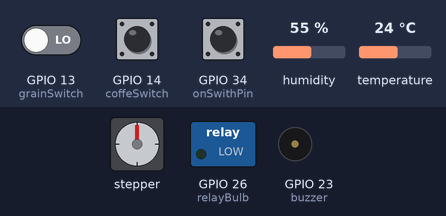
A sketch run on a simulated ESP32. On the bench: stepper motor, switched loads named in the sketch (green lamp = pin HIGH), buzzer (waves = sounding, pin HIGH). Wiring (inferred from the names in the program): stepper motor driver (10000 steps per turn assumed): step GPIO 2; direction GPIO 4. The test bench sets the inputs (shaded band); at power-on: GPIO 34 (onSwithPin) LOW, GPIO 13 (grainSwitch) LOW, GPIO 14 (coffeSwitch) LOW, humidity 55 %, temperature 24 °C. Pins used as bus, display or sensor lines are not drawn; what the sketch prints to the serial monitor is not drawn.

Above: at 1.6 s.
1.7 s: GPIO 34 (onSwithPin) pulled HIGH for 3.2 s
At 2.37 s:
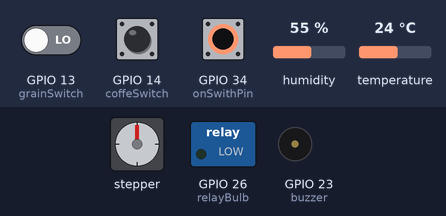
6.7 s: GPIO 13 (grainSwitch) driven HIGH and GPIO 34 (onSwithPin) driven HIGH
At 15.6 s:
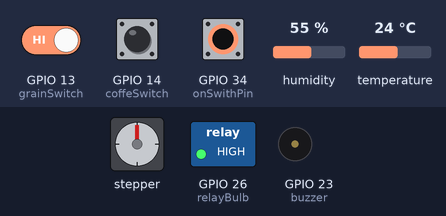
15.7 s: GPIO 14 (coffeSwitch) pulled HIGH for 1 s
At 17.3 s:
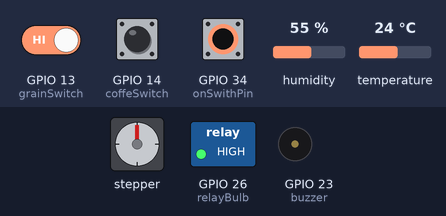
Timing chart, 0 to 23.7 s (numbered marks = the images above; inputs shaded):
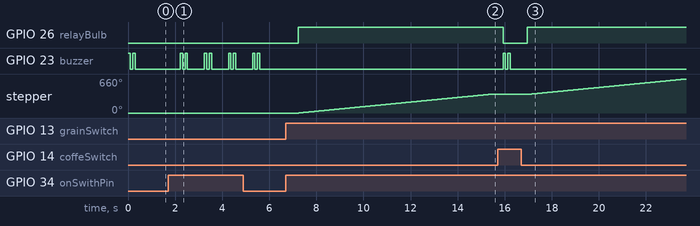

The sketch:

stepper_Motor.ino
```cpp
#include <DHT11.h>
#define  dirPin         4
#define  stepPin        2
#define grainSwitch    13
#define coffeSwitch    14
#define onSwithPin     34
#define relayBulb      26
#define buzzer         23
const int stepsPerRevolution = 10000;
DHT11 dht11(18);

void setup()
{
  Serial.begin(115200);

  // Declare pins as Outputs
  pinMode(stepPin, OUTPUT);
  pinMode(dirPin, OUTPUT);
  pinMode(relayBulb, OUTPUT);
  pinMode(buzzer, OUTPUT);
  pinMode(grainSwitch, INPUT);
  pinMode(coffeSwitch, INPUT);
  pinMode (onSwithPin, INPUT);

  buzzer_beep();
}
void loop()
{
  // Set motor direction clockwise
  digitalWrite(dirPin, HIGH);
  switchControl();

}
```

switch.ino
```cpp
float temperature;  // Global or pass from sensor read function

void switchControl() {
  Serial.println("Entering switchControl...");

  while (digitalRead(onSwithPin) == 1) {
    getTempHum();  // Update temperature and humidity
    int grainSieve = digitalRead(grainSwitch);
    int coffeeSieve = digitalRead(coffeSwitch);

//    Serial.print("Temp: ");
//    Serial.println(temperature);
//    Serial.print("Grain: ");
//    Serial.println(grainSieve);
//    Serial.print("Coffee: ");
//    Serial.println(coffeeSieve);

    // Bulb control: turn off if temp too high
    if (temperature > 50.0) {
      digitalWrite(relayBulb, LOW);  // Safety: turn off the bulb
    } else {
      digitalWrite(relayBulb, HIGH); // Turn on if needed (see below)
    }

    if (grainSieve == 1 && coffeeSieve == 0) {
      if (temperature <= 50.0) {
        digitalWrite(relayBulb, HIGH); // Bulb ON only if temp is safe
      }
      for (int x = 0; x < stepsPerRevolution; x++) {
        digitalWrite(stepPin, HIGH);
        delayMicroseconds(400);
        digitalWrite(stepPin, LOW);
        delayMicroseconds(400);
      }
    } else if (coffeeSieve == 1 && grainSieve == 0) {
      if (temperature <= 50.0) {
        digitalWrite(relayBulb, HIGH); // Bulb ON only if temp is safe
      }
      for (int x = 0; x < stepsPerRevolution; x++) {
        digitalWrite(stepPin, HIGH);
        delayMicroseconds(800);
        digitalWrite(stepPin, LOW);
        delayMicroseconds(800);
      }
    } else {
      // No valid selection
      digitalWrite(stepPin, LOW);
      digitalWrite(relayBulb, LOW);
      buzzer_beep();
    }

    delay(100); // Debounce
  }

  // Turn off outputs when switch is off
  digitalWrite(stepPin, LOW);
  digitalWrite(relayBulb, LOW);
  Serial.println("Exiting switchControl...");
}
```

tempHum.ino
```cpp
float getTempHum() {
  int temperature = 0;
  int humidity = 0;
  int result = dht11.readTemperatureHumidity(temperature, humidity);
  if (result == 0) {
    //    Serial.print("Temperature: ");
    //    Serial.print(temperature);
    //    Serial.print(" °C\tHumidity: ");
    //    Serial.print(humidity);
    //    Serial.println(" %");
  } else {
    // Print error message based on the error code.
    Serial.println(DHT11::getErrorString(result));
  }
  return temperature;
}

void buzzer_beep() {
  digitalWrite(buzzer, HIGH);
  delay(100);
  digitalWrite(buzzer, LOW);
  delay(100);
  digitalWrite(buzzer, HIGH);
  delay(100);
  digitalWrite(buzzer, LOW);
  delay(100);
}
```

Measured:
- after the input at 1.7 s, GPIO 23 (buzzer): LOW → HIGH after 0.52 s, then repeats every 1.0 s: LOW 0.10 s, HIGH 0.10 s, LOW 0.72 s, HIGH 0.10 s
- after the input at 6.7 s, GPIO 26 (relayBulb): LOW → HIGH after 0.53 s; stepper: keeps turning clockwise at about 45°/s, starting after 0.55 s
- after the input at 15.7 s, GPIO 26 (relayBulb): HIGH → LOW after 0.23 s, → HIGH 1.0 s later; GPIO 23 (buzzer): alternates HIGH for 0.10 s and LOW for 0.10 s, 4 changes in all, then stays LOW, starting after 0.23 s
